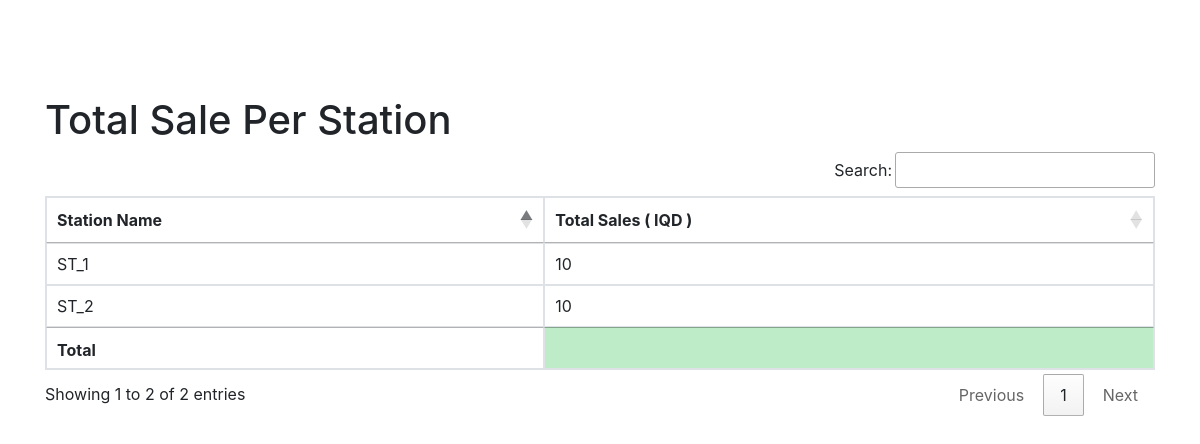
The app's page /station-report/ (signed in) with its own data.
### station/models.py (models this page shows)
class GasStation(models.Model):
    user = models.ManyToManyField(User)
    station = models.ForeignKey(station, on_delete=models.CASCADE)
    address = models.CharField(max_length=255)
    city = models.CharField(max_length=255)
    state = models.CharField(max_length=2)
    zip_code = models.CharField(max_length=10)
    def __str__(self):
        return str(self.station)
    class Meta:
        verbose_name_plural = 'وێستگەو بەكارهێنەرەكان'

class station(models.Model):
    name = models.CharField(max_length=255)
    def __str__(self):
        return self.name
    class Meta:
        verbose_name_plural = 'وێستگەكان'

### station/views.py (the view)
# urls.py: path('station-report/', station_report, name='station_report'),
@login_required()
def station_report(request):
    if request.user.groups.filter(
            name__in=['Admin', 'Marketing', 'Finance']).exists() or request.user.is_superuser:
        stations = GasStation.objects.all()
        sales = []
        for station in stations:
            station_sales = Sales.objects.filter(gas_station=station)
            total_sales = station_sales.aggregate(total=Sum('total_amount'))['total']
            sales.append({'station': station, 'total_sales': total_sales})
        return render(request, 'station/reports/station_report.html', {'sales': sales})
    else:
        message = "You do not have permission to access this page."
        return render(request, 'station/reports/permission_denied.html', {'message': message})

### station/templates/station/reports/station_report.html (shortened to what this page needs)
{% extends 'station/base.html' %}
{% block content %}
    <h1>Total Sale Per Station</h1>
    <table class="table table-bordered" id="station_sale">
        <thead>
        <tr>
            <th>Station Name</th>
            <th>Total Sales ( IQD )</th>
        </tr>
        </thead>
        <tbody>
        {% for sale in sales %}
            <tr>
                <td>{{ sale.station }}</td>
                <td>{{ sale.total_sales }}</td>
            </tr>
        {% endfor %}
        </tbody>
        <tfoot>
        <th></th>
        <th style="background-color: #beecc8"></th>
        </tfoot>
    </table>
{% endblock %}

### station/templates/station/reports/station_report.html (style rules this page uses)
table, th, td { border: 0.5px solid; }

### records on screen
GasStation: station "ST_1", total_sales "10"
GasStation: station "ST_2", total_sales "10"
